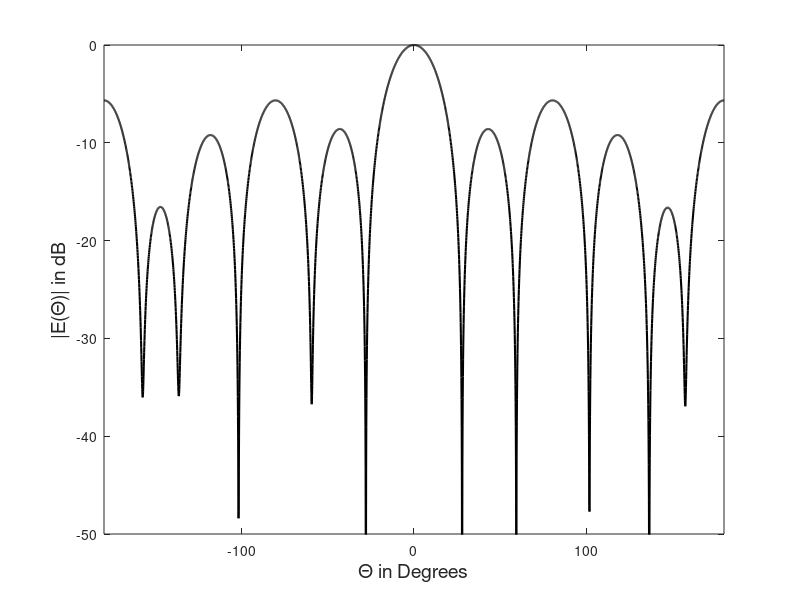

This chart was generated by the following MATLAB code: (Note: this script raises an error after producing the figure.)
% CAA with uniform amplitude distribution :: Suitable for Amp Only
% Technique
clear all;
clc;
I=ones(1,10);
I=[0.9575, 0.5494, 0.4715, 0.9506, 0.2878, 0.9920, 0.4238, 0.5015, 1.0000, 0.3137];

sigdir=0;
N=length(I);
phnn1=zeros(1,N);
phnn=deg2rad(phnn1);
arc_len=0.50;
rad=arc_len/deg2rad(360/N);
ka=2*pi*rad;
th=linspace(-180,180,3601);
theta=deg2rad(th);
phi0=deg2rad(0);

af=0;
for n=1:N
        phin(n) = 2*pi*(n)/N;
        AF=I(n).*exp(1i*(ka.*( cos(theta-phin(n))-cos(phi0-phin(n)) )+ (phnn(n)) )   );   % This expression is correct.
        af=af+AF;
end 
AF=af./max(af);
AF=abs(AF);
AFdB=20*log10(AF);

plot(th,AFdB,'k', 'LineWidth',1.5);
xlabel('\Theta in Degrees','fontsize',14);
ylabel('|E(\Theta)| in dB','fontsize',14);
axis([-180 180 -50 0]);

[slll, sllr, thL, thR, fnbw] = SBN(AFdB,0,th)
